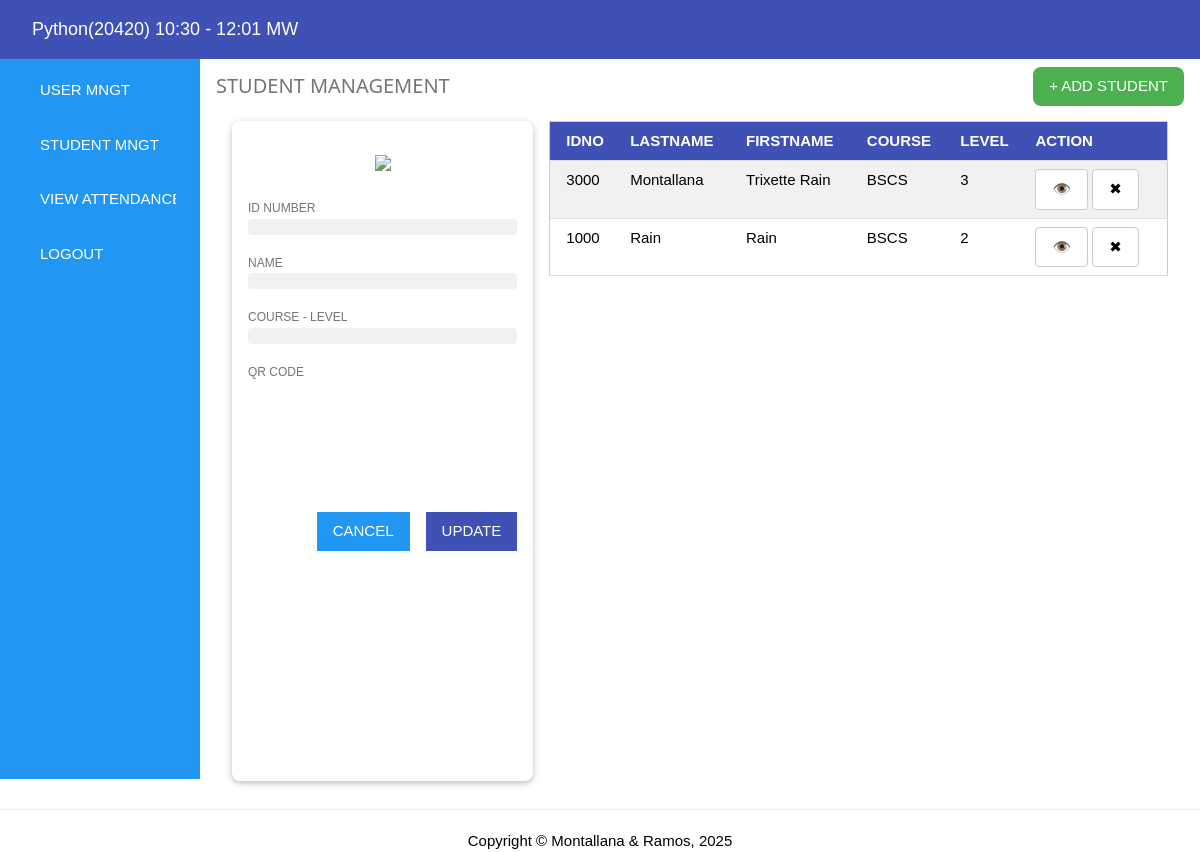
The app's page /studentmgt (signed in) with its own data.
### tables this page shows
CREATE TABLE students(
id integer primary key autoincrement,
idno varchar(10) unique,
lastname varchar(50),
firstname varchar(50),
course varchar(10),
level varchar(5),
image varchar(25), qrcode varchar(25), qr_token TEXT);

### app.py (the view)
@app.route("/studentmgt")
def studentmgt():
    if not session.get("admin_logged_in"):
        return redirect("/login")
    students = getall("students")
    return render_template("studentmgt.html", students=students)

### app.py (called while the page is built)
@app.after_request
def add_no_cache_headers(response):
    response.headers["Cache-Control"] = "no-cache, no-store, must-revalidate"
    response.headers["Pragma"] = "no-cache"
    response.headers["Expires"] = "0"
    return response

### db/adminhelper.py (called while the page is built)
def getall(table: str):
    sql = f"SELECT * FROM `{table}`"
    conn = connect(database)
    conn.row_factory = Row
    cur = conn.cursor()
    cur.execute(sql)
    data = cur.fetchall()
    cur.close()
    conn.close()
    return data

### templates/studentmgt.html (shortened to what this page needs)
{% extends 'base.html' %}
{% set page = "studentmgt" %}
{% block content %}
<div class="w3-row">
    <div class="w3-col s3 m2 l2 w3-blue w3-padding-large" style="min-height: 720px;">
        <a href="/usermgt" class="w3-button w3-block w3-left-align w3-blue w3-margin-bottom">USER MNGT</a>
        <a href="/studentmgt" class="w3-button w3-block w3-left-align w3-blue w3-margin-bottom">STUDENT MNGT</a>
        <a href="/viewattendance" class="w3-button w3-block w3-left-align w3-blue w3-margin-bottom">VIEW ATTENDANCE</a>
		<button onclick="openLogoutModal()" class="w3-button w3-blue">
			LOGOUT
		</button>
    </div>
    <div class="w3-col s9 m10 l10 w3-padding">
        <div style="display:flex; justify-content:space-between; align-items:center; margin-bottom:15px;">
            <h4 class="w3-text-grey" style="margin:0;">STUDENT MANAGEMENT</h4>
            <a href="/addstudent" class="w3-button w3-green w3-round-large">
                + ADD STUDENT
            </a>
        </div>
        <div class="w3-row-padding">
            <div class="w3-col s4">
                <div class="w3-card w3-padding w3-round-large" style="min-height:660px;">
                    <br>
                    <center>
                        <img id="stud_photo"
                             src="https://static.vecteezy.com/system/resources/previews/007/319/933/non_2x/black-avatar-person-icons-user-profile-icon-vector.jpg"
                             width="150"
                             class="w3-square"><br><br>
                    </center>
                    <label class="w3-small w3-text-grey">ID NUMBER</label>
                    <div id="stud_id" class="w3-padding w3-light-grey w3-round w3-margin-bottom"></div>
                    <label class="w3-small w3-text-grey">NAME</label>
                    <div id="stud_name" class="w3-padding w3-light-grey w3-round w3-margin-bottom"></div>
                    <label class="w3-small w3-text-grey">COURSE - LEVEL</label>
                    <div id="stud_course" class="w3-padding w3-light-grey w3-round w3-margin-bottom"></div>
                    <label class="w3-small w3-text-grey">QR CODE</label>
                    <div id="stud_qr" class="w3-padding w3-white w3-round" style="height:130px;">
                        <center>
                        </center>
                    </div>
                    <div class="w3-row">
                        <button id="updateBtn" class="w3-button w3-indigo w3-right w3-margin-left" onclick="updateStudent()">
                            UPDATE
                        </button>
                        <button id="cancelBtn" class="w3-button w3-blue w3-right w3-margin-left">CANCEL</button>
                    </div>
                </div>
            </div>
            <div class="w3-col s8">
                <table class="w3-table-all w3-hoverable">
                    <tr class="w3-indigo">
                        <th>IDNO</th>
                        <th>LASTNAME</th>
                        <th>FIRSTNAME</th>
                        <th>COURSE</th>
                        <th>LEVEL</th>
                        <th>ACTION</th>
                    </tr>
                    {% for s in students %}
                    <tr onclick="previewStudent(
                        '{{ s.idno }}',
                        '{{ s.lastname }}',
                        '{{ s.firstname }}',
                        '{{ s.course }}',
                        '{{ s.level }}',
                        '{{ s.image }}',
                        '{{ s.qrcode }}'
                    )">
                        <td>{{ s.idno }}</td>
                        <td>{{ s.lastname }}</td>
                        <td>{{ s.firstname }}</td>
                        <td>{{ s.course }}</td>
                        <td>{{ s.level }}</td>
                        <td>
                            <button class="w3-button w3-white w3-border w3-round">👁️</button>
                            <button class="w3-button w3-white w3-border w3-round delete-btn" data-id="{{ s.idno }}">✖</button>
                        </td>
                    </tr>
                    {% endfor %}
                </table>
            </div>
        </div>
    </div>
</div>
{% endblock %}

### static/css/w3.css (style rules this page uses)
*,*:before,*:after { box-sizing:inherit }
html { -ms-text-size-adjust:100%;-webkit-text-size-adjust:100% }
body { margin:0 }
a { background-color:transparent }
img { border-style:none }
button,input,select,textarea,optgroup { font:inherit;margin:0 }
button,input { overflow:visible }
button,select { text-transform:none }
button,[type=button],[type=reset],[type=submit] { -webkit-appearance:button }
html,body { font-family:Verdana,sans-serif;font-size:15px;line-height:1.5 }
html { overflow-x:hidden }
h4 { font-size:20px }
h1,h2,h3,h4,h5,h6 { font-family:"Segoe UI",Arial,sans-serif;font-weight:400;margin:10px 0 }
img { vertical-align:middle }
a { color:inherit }
.w3-table,.w3-table-all { border-collapse:collapse;border-spacing:0;width:100%;display:table }
.w3-table-all { border:1px solid #ccc }
.w3-bordered tr,.w3-table-all tr { border-bottom:1px solid #ddd }
.w3-table-all tr:nth-child(odd) { background-color:#fff }
.w3-table-all tr:nth-child(even) { background-color:#f1f1f1 }
.w3-table td,.w3-table th,.w3-table-all td,.w3-table-all th { padding:8px 8px;display:table-cell;text-align:left;vertical-align:top }
.w3-table th:first-child,.w3-table td:first-child,.w3-table-all th:first-child,.w3-table-all td:first-child { padding-left:16px }
.w3-btn,.w3-button { border:none;display:inline-block;padding:8px 16px;vertical-align:middle;overflow:hidden;text-decoration:none;color:inherit;background-color:inherit;text-align:center;cursor:pointer;white-space:nowrap }
.w3-btn,.w3-button { -webkit-touch-callout:none;-webkit-user-select:none;-khtml-user-select:none;-moz-user-select:none;-ms-user-select:none;user-select:none }
.w3-block { display:block;width:100% }
.w3-container:after,.w3-container:before,.w3-panel:after,.w3-panel:before,.w3-row:after,.w3-row:before,.w3-row-padding:after,.w3-row-padding:before, .w3-cell-row:before,.w3-cell-row:after,.w3-clear:after,.w3-clear:before,.w3-bar:before,.w3-bar:after { content:"";display:table;clear:both }
.w3-col,.w3-half,.w3-third,.w3-twothird,.w3-threequarter,.w3-quarter { float:left;width:100% }
.w3-col.s3 { width:24.99999% }
.w3-col.s4 { width:33.33333% }
.w3-col.s8 { width:66.66666% }
.w3-col.s9 { width:74.99999% }
@media (min-width:601px) { .w3-col.m2 { width:16.66666% } }
@media (min-width:601px) { .w3-col.m10 { width:83.33333% } }
@media (min-width:993px) { .w3-col.l2 { width:16.66666% } }
@media (min-width:993px) { .w3-col.l10 { width:83.33333% } }
.w3-round,.w3-round-medium { border-radius:4px }
.w3-round-large { border-radius:8px }
.w3-row-padding,.w3-row-padding>.w3-half,.w3-row-padding>.w3-third,.w3-row-padding>.w3-twothird,.w3-row-padding>.w3-threequarter,.w3-row-padding>.w3-quarter,.w3-row-padding>.w3-col { padding:0 8px }
.w3-card,.w3-card-2 { box-shadow:0 2px 5px 0 rgba(0,0,0,0.16),0 2px 10px 0 rgba(0,0,0,0.12) }
.w3-small { font-size:12px!important }
.w3-left-align { text-align:left!important }
.w3-border { border:1px solid #ccc!important }
.w3-margin-bottom { margin-bottom:16px!important }
.w3-margin-left { margin-left:16px!important }
.w3-padding { padding:8px 16px!important }
.w3-padding-large { padding:12px 24px!important }
.w3-right { float:right!important }
.w3-blue,.w3-hover-blue:hover { color:#fff!important;background-color:#2196F3!important }
.w3-green,.w3-hover-green:hover { color:#fff!important;background-color:#4CAF50!important }
.w3-indigo,.w3-hover-indigo:hover { color:#fff!important;background-color:#3f51b5!important }
.w3-white,.w3-hover-white:hover { color:#000!important;background-color:#fff!important }
.w3-light-grey,.w3-hover-light-grey:hover,.w3-light-gray,.w3-hover-light-gray:hover { color:#000!important;background-color:#f1f1f1!important }
.w3-text-grey,.w3-hover-text-grey:hover,.w3-text-gray,.w3-hover-text-gray:hover { color:#757575!important }

### records on screen
students: idno "3000", lastname "Montallana", firstname "Trixette Rain", course "BSCS", level "3"
students: idno "1000", lastname "Rain", firstname "Rain", course "BSCS", level "2"
